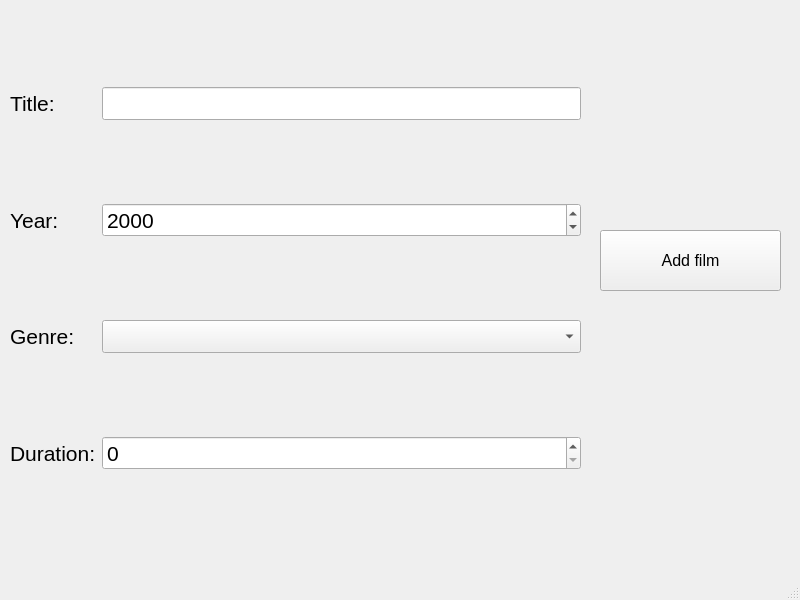
<?xml version="1.0" encoding="UTF-8"?>
<ui version="4.0">
 <class>MainWindow</class>
 <widget class="QMainWindow" name="MainWindow">
  <property name="geometry">
   <rect>
    <x>0</x>
    <y>0</y>
    <width>800</width>
    <height>600</height>
   </rect>
  </property>
  <property name="windowTitle">
   <string>MainWindow</string>
  </property>
  <widget class="QWidget" name="centralwidget">
   <widget class="QWidget" name="gridLayoutWidget">
    <property name="geometry">
     <rect>
      <x>10</x>
      <y>10</y>
      <width>571</width>
      <height>541</height>
     </rect>
    </property>
    <layout class="QGridLayout" name="gridLayout">
     <item row="0" column="0">
      <widget class="QLabel" name="label">
       <property name="font">
        <font>
         <pointsize>16</pointsize>
        </font>
       </property>
       <property name="text">
        <string>Title:</string>
       </property>
      </widget>
     </item>
     <item row="2" column="0">
      <widget class="QLabel" name="label_2">
       <property name="font">
        <font>
         <pointsize>16</pointsize>
        </font>
       </property>
       <property name="text">
        <string>Genre:</string>
       </property>
      </widget>
     </item>
     <item row="3" column="0">
      <widget class="QLabel" name="label_4">
       <property name="font">
        <font>
         <pointsize>16</pointsize>
        </font>
       </property>
       <property name="text">
        <string>Duration:</string>
       </property>
      </widget>
     </item>
     <item row="0" column="1">
      <widget class="QLineEdit" name="lineEdit">
       <property name="font">
        <font>
         <pointsize>16</pointsize>
        </font>
       </property>
      </widget>
     </item>
     <item row="1" column="0">
      <widget class="QLabel" name="label_3">
       <property name="font">
        <font>
         <pointsize>16</pointsize>
        </font>
       </property>
       <property name="text">
        <string>Year:</string>
       </property>
      </widget>
     </item>
     <item row="1" column="1">
      <widget class="QSpinBox" name="spinBox">
       <property name="font">
        <font>
         <pointsize>16</pointsize>
        </font>
       </property>
       <property name="minimum">
        <number>1896</number>
       </property>
       <property name="maximum">
        <number>2050</number>
       </property>
       <property name="value">
        <number>2000</number>
       </property>
      </widget>
     </item>
     <item row="2" column="1">
      <widget class="QComboBox" name="comboBox">
       <property name="font">
        <font>
         <pointsize>16</pointsize>
        </font>
       </property>
      </widget>
     </item>
     <item row="3" column="1">
      <widget class="QSpinBox" name="spinBox_2">
       <property name="font">
        <font>
         <pointsize>16</pointsize>
        </font>
       </property>
       <property name="maximum">
        <number>600</number>
       </property>
      </widget>
     </item>
    </layout>
   </widget>
   <widget class="QPushButton" name="pushButton">
    <property name="geometry">
     <rect>
      <x>600</x>
      <y>230</y>
      <width>181</width>
      <height>61</height>
     </rect>
    </property>
    <property name="font">
     <font>
      <pointsize>12</pointsize>
     </font>
    </property>
    <property name="text">
     <string>Add film</string>
    </property>
   </widget>
  </widget>
  <widget class="QMenuBar" name="menubar">
   <property name="geometry">
    <rect>
     <x>0</x>
     <y>0</y>
     <width>800</width>
     <height>21</height>
    </rect>
   </property>
  </widget>
  <widget class="QStatusBar" name="statusbar"/>
 </widget>
 <resources/>
 <connections/>
</ui>
